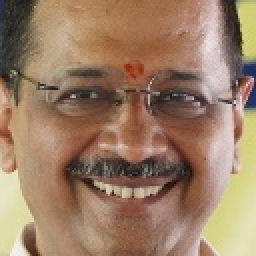
#> input picture model/cropped/train/Arvind Kejriwal/37.jpg, 128 x 128 px (shown 2 times larger); its folder holds only this picture in this run
$ jupyter execute --allow-errors practice.ipynb
#> lines starting #> are read from the running program, lines starting #| are printed output that depends on the picture
### model/preprocessing.py
import numpy as np
import os
from skimage.feature import hog, local_binary_pattern
from skimage import color
import cv2
from sklearn.preprocessing import LabelEncoder

'''def extract_combined_features(image):
    hog_feat = hog(image,pixels_per_cell=(8,8),cells_per_block=(2,2),visualize=False)

    lbp = local_binary_pattern(image, 8, 1, method='uniform')
    lbp_hist,_ = np.histogram(lbp.ravel(),bins=np.arange(0, 11), density=True)

    return np.concatenate([hog_feat, lbp_hist])'''
def extract_features_from_folder(folder_path):
#> called with folder_path = 'cropped/train'
    features = []
    labels = []

    for label in os.listdir(folder_path):
        class_path = os.path.join(folder_path, label)
        for filename in os.listdir(class_path):
            img_path = os.path.join(class_path, filename)
            img = cv2.imread(img_path)
#> img is the input picture: shape (128, 128, 3); mean B, G, R 101.5, 125.9, 155.9
            if img is None:
                continue

            img = cv2.resize(img, (128, 128))
            gray = color.rgb2gray(img)
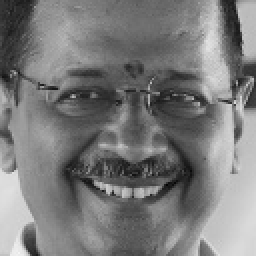
#> gray: shape (128, 128) float64 (shown 2 times larger); min 0.0194, max 0.959, mean 0.482

            hog_feat = hog(gray, pixels_per_cell=(8, 8), cells_per_block=(2, 2), visualize=False)
#> hog_feat = 8100 values, max 0.462 at index 8046, min 0 at index 410, mean 0.137
            features.append(hog_feat)
            labels.append(label)
#> pass 2 of the loop in extract_features_from_folder, `for label in os.listdir(folder_path):`:
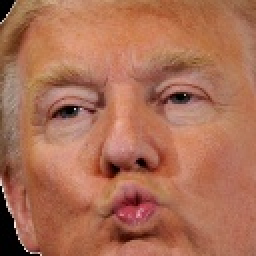
#> input picture model/cropped/train/Donald Trump/51.jpg, 128 x 128 px (shown 2 times larger)
#> in extract_features_from_folder, img is the input picture: shape (128, 128, 3); mean B, G, R 85.5, 110.7, 171.9
#> in extract_features_from_folder, `gray = color.rgb2gray(img)`:
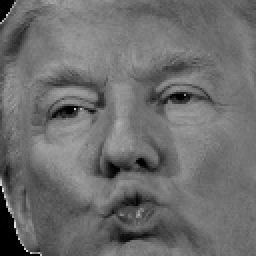
#> gray: shape (128, 128) float64 (shown 2 times larger); min 0, max 0.934, mean 0.43
#> hog_feat = 8100 values, max 0.422 at index 1116, min 0 at index 196, mean 0.144

    X = np.array(features)
    y = np.array(labels)

    le = LabelEncoder()
    y_encoded = le.fit_transform(y)

    return X, y_encoded, le

### model/practice.ipynb
**Preprecessing steps Experimentation**:
- After perfroming several experiments I got the best possible results
- I have also implement some other models such as Decision trees, Random forest, But their performance is very. So, I've decided to remove them.
- I have tried implementing pca but it also doesn't make significant improvements, sometimes it degrades the performance as well.
- I have tried implementing lbp but it also degrading the performance of model sometimes so i dediced to remove it.

[cell 1]
import numpy as np
import os
from skimage.feature import hog, local_binary_pattern
from skimage import color
import cv2
from sklearn.preprocessing import LabelEncoder

'''def extract_combined_features(image):
    hog_feat = hog(image,pixels_per_cell=(8,8),cells_per_block=(2,2),visualize=False)

    lbp = local_binary_pattern(image, 8, 1, method='uniform')
    lbp_hist,_ = np.histogram(lbp.ravel(),bins=np.arange(0, 11), density=True)

    return np.concatenate([hog_feat, lbp_hist])'''
def extract_features_from_folder(folder_path):
    features = []
    labels = []

    for label in os.listdir(folder_path):
        class_path = os.path.join(folder_path, label)
        for filename in os.listdir(class_path):
            img_path = os.path.join(class_path, filename)
            img = cv2.imread(img_path)
            if img is None:
                continue

            img = cv2.resize(img, (128, 128))
            gray = color.rgb2gray(img)

            hog_feat = hog(gray, pixels_per_cell=(8, 8), cells_per_block=(2, 2), visualize=False)
            features.append(hog_feat)
            labels.append(label)

    X = np.array(features)
    y = np.array(labels)

    le = LabelEncoder()
    y_encoded = le.fit_transform(y)

    return X, y_encoded, le

[cell 2]
from preprocessing import extract_features_from_folder
from sklearn.model_selection import train_test_split
from sklearn.decomposition import PCA
from sklearn.preprocessing import StandardScaler
from sklearn.svm import SVC
from sklearn.pipeline import Pipeline
from sklearn.model_selection import GridSearchCV
from sklearn.metrics import classification_report

[cell 3]
folder_path = 'cropped/train'
X_raw, y_encoded, le = extract_features_from_folder(folder_path)
#> y_encoded = [0, 1]

# PCA

[cell 4]
pca = PCA(n_components=100)  # Try 50-100
#> (the rest of this cell did not finish here and is left out)

[cell 5]
X_train, X_test, y_train, y_test = train_test_split(X_raw, y_encoded, test_size=0.2,random_state=0)
#> y_train = [0]; y_test = [1]

[cell 6]
pipe = Pipeline([
    ('scaler', StandardScaler()),
    ('svc', SVC(kernel='rbf',C=5,probability=True))])
#> (the rest of this cell did not finish here and is left out)

#> (a cell that did not finish here is left out)

[cell 8]
from sklearn.svm import SVC
from sklearn.linear_model import LogisticRegression
model_params = {
    'svm':{
        'model':SVC(probability=True),
        'params':{
            'svc__C': [1, 10, 100],
            'svc__kernel': ['linear', 'rbf'],
        }
    },
    'logistic':{
        'model':LogisticRegression(),
        'params':{
            'logisticregression__C': [1, 5, 10],
        }
    }
}

[cell 9]
from sklearn.pipeline import make_pipeline

scores = []
best_estimators = {}
import pandas as pd
#> (the rest of this cell did not finish here and is left out)

#> (a cell that did not finish here is left out)

#> (a cell that did not finish here is left out)

#> (a cell that did not finish here is left out)

[cell 13]
best_estimators

#> (a cell that did not finish here is left out)

#> (a cell that did not finish here is left out)

#> (a cell that did not finish here is left out)

[cell 17]
import joblib

#> (the rest of this cell did not finish here and is left out)

[cell 18]
import json
classes = le.classes_.tolist()
#> classes = ['Arvind Kejriwal', 'Donald Trump']
classes_dict = {classes[i]:i for i in range(len(classes))}
#> classes_dict = {'Arvind Kejriwal': 0, 'Donald Trump': 1}
with open('classes.json','w') as f:
    f.write(json.dumps(classes_dict))

[cell 19]
le.classes_.tolist()
#> Out = ['Arvind Kejriwal', 'Donald Trump']

[cell 20]
len(X_raw[0])
#> Out = 8100
